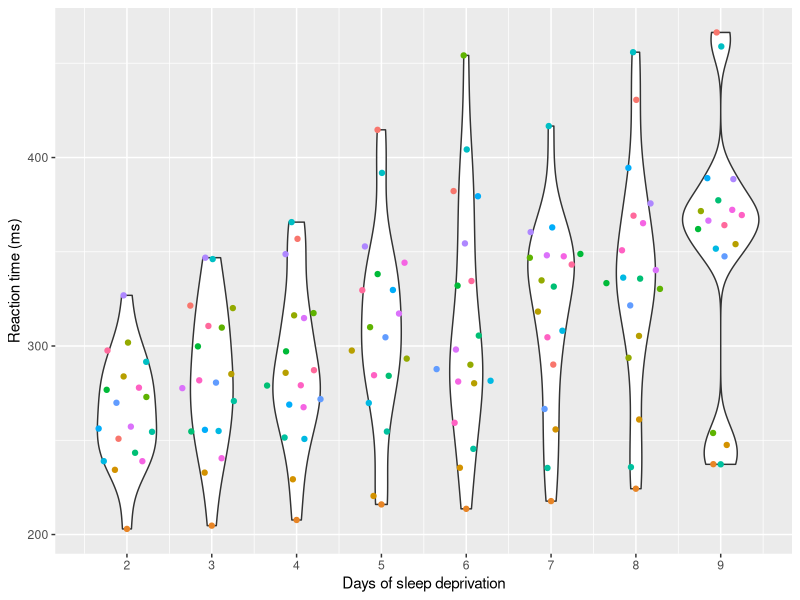

Write the R code that produced this figure.
# This is an experimental file to learn the intricacies of using GitHub

runif(1)

# packages
library(tidyverse)
library(lme4)
library(ggbeeswarm)
library(broom.mixed)
library(lattice)
# ```

# sleepstudy
data("sleepstudy", package = "lme4")
sleepstudy
# ```

# modify data and plot
corrected_sleepstudy <- sleepstudy |> 
  filter(Days > 1)

reaction_plot <- ggplot(corrected_sleepstudy, aes(Days, Reaction, group = Days, color = Subject)) +
  geom_violin(show.legend = FALSE) +
  geom_quasirandom(show.legend = FALSE) +
  scale_x_continuous(n.breaks = 8) +
  labs(y = "Reaction time (ms)", x = "Days of sleep deprivation")

reaction_plot
# ```
